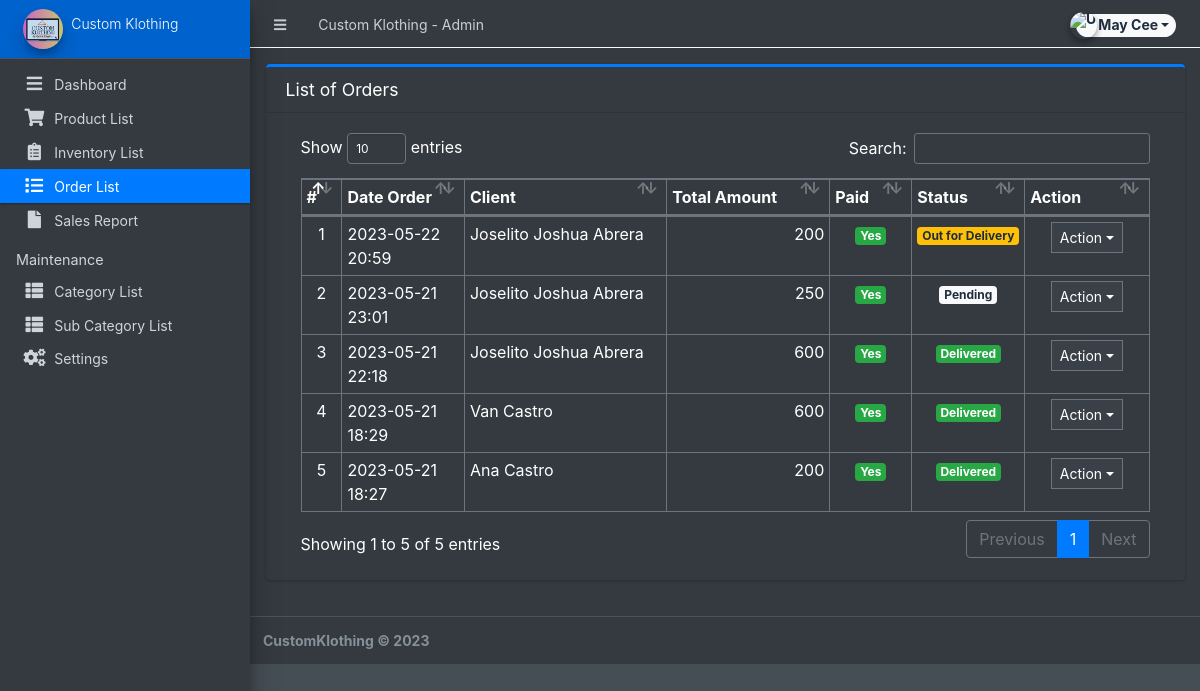
The app's page /admin/?page=orders (signed in) with its own data.
### tables this page shows
CREATE TABLE `orders` (
  `id` int(30) NOT NULL,
  `client_id` int(30) NOT NULL,
  `delivery_address` text NOT NULL,
  `payment_method` varchar(100) NOT NULL,
  `order_type` tinyint(1) NOT NULL COMMENT '1= pickup,2= deliver',
  `amount` double NOT NULL,
  `status` tinyint(2) NOT NULL DEFAULT 0,
  `paid` tinyint(1) NOT NULL DEFAULT 0,
  `date_created` datetime NOT NULL DEFAULT current_timestamp(),
  `date_updated` datetime DEFAULT NULL ON UPDATE current_timestamp()
);

### admin/orders/index.php (the view, shortened to what this page needs)
<div class="card card-outline card-primary">
	<div class="card-header">
		<h3 class="card-title">List of Orders</h3>
	</div>
	<div class="card-body">
		<div class="container-fluid">
        <div class="container-fluid">
			<table class="table table-bordered table-stripped">
				<colgroup>
					<col width="5%">
					<col width="15%">
					<col width="25%">
					<col width="20%">
					<col width="10%">
					<col width="10%">
					<col width="15%">
				</colgroup>
				<thead>
					<tr>
						<th>#</th>
						<th>Date Order</th>
						<th>Client</th>
						<th>Total Amount</th>
						<th>Paid</th>
						<th>Status</th>
						<th>Action</th>
					</tr>
				</thead>
				<tbody>
					<?php
					$i = 1;
						$qry = $conn->query("SELECT o.*,concat(c.firstname,' ',c.lastname) as client from `orders` o inner join clients c on c.id = o.client_id order by unix_timestamp(o.date_created) desc ");
						while($row = $qry->fetch_assoc()):
					?>
						<tr>
							<td class="text-center"><?php echo $i++; ?></td>
							<td><?php echo date("Y-m-d H:i",strtotime($row['date_created'])) ?></td>
							<td><?php echo $row['client'] ?></td>
							<td class="text-right"><?php echo number_format($row['amount']) ?></td>
							<td class="text-center">
                                <?php if($row['paid'] == 0): ?>
                                    <span class="badge badge-light">No</span>
                                <?php else: ?>
                                    <span class="badge badge-success">Yes</span>
                                <?php endif; ?>
                            </td>
							<td class="text-center">
                                <?php if($row['status'] == 0): ?>
                                    <span class="badge badge-light">Pending</span>
                                <?php elseif($row['status'] == 1): ?>
                                    <span class="badge badge-primary">Packed</span>
								<?php elseif($row['status'] == 2): ?>
                                    <span class="badge badge-warning">Out for Delivery</span>
								<?php elseif($row['status'] == 3): ?>
                                    <span class="badge badge-success">Delivered</span>
								<?php elseif($row['status'] == 5): ?>
                                    <span class="badge badge-success">Picked Up</span>
                                <?php else: ?>
                                    <span class="badge badge-danger">Cancelled</span>
                                <?php endif; ?>
                            </td>
							<td align="center">
								 <button type="button" class="btn btn-flat btn-default btn-sm dropdown-toggle dropdown-icon" data-toggle="dropdown">
				                  		Action
				                  </button>
							</td>
						</tr>
					<?php endwhile; ?>
				</tbody>
			</table>
		</div>
		</div>
	</div>
</div>

### records on screen
orders: date_created "2023-05-22 20:59", client "Joselito Joshua Abrera", amount "200", paid "Yes", status "Out for Delivery"
orders: date_created "2023-05-21 23:01", client "Joselito Joshua Abrera", amount "250", paid "Yes", status "Pending"
orders: date_created "2023-05-21 22:18", client "Joselito Joshua Abrera", amount "600", paid "Yes", status "Delivered"
orders: date_created "2023-05-21 18:29", client "Van Castro", amount "600", paid "Yes", status "Delivered"
orders: date_created "2023-05-21 18:27", client "Ana Castro", amount "200", paid "Yes", status "Delivered"

### other values on screen
$_settings->info('name') "Custom Klothing"
$_settings->userdata('firstname').' '.$_settings->userdata('lastname') "May Cee"
$_settings->info('short_name') "Custom Klothing"
